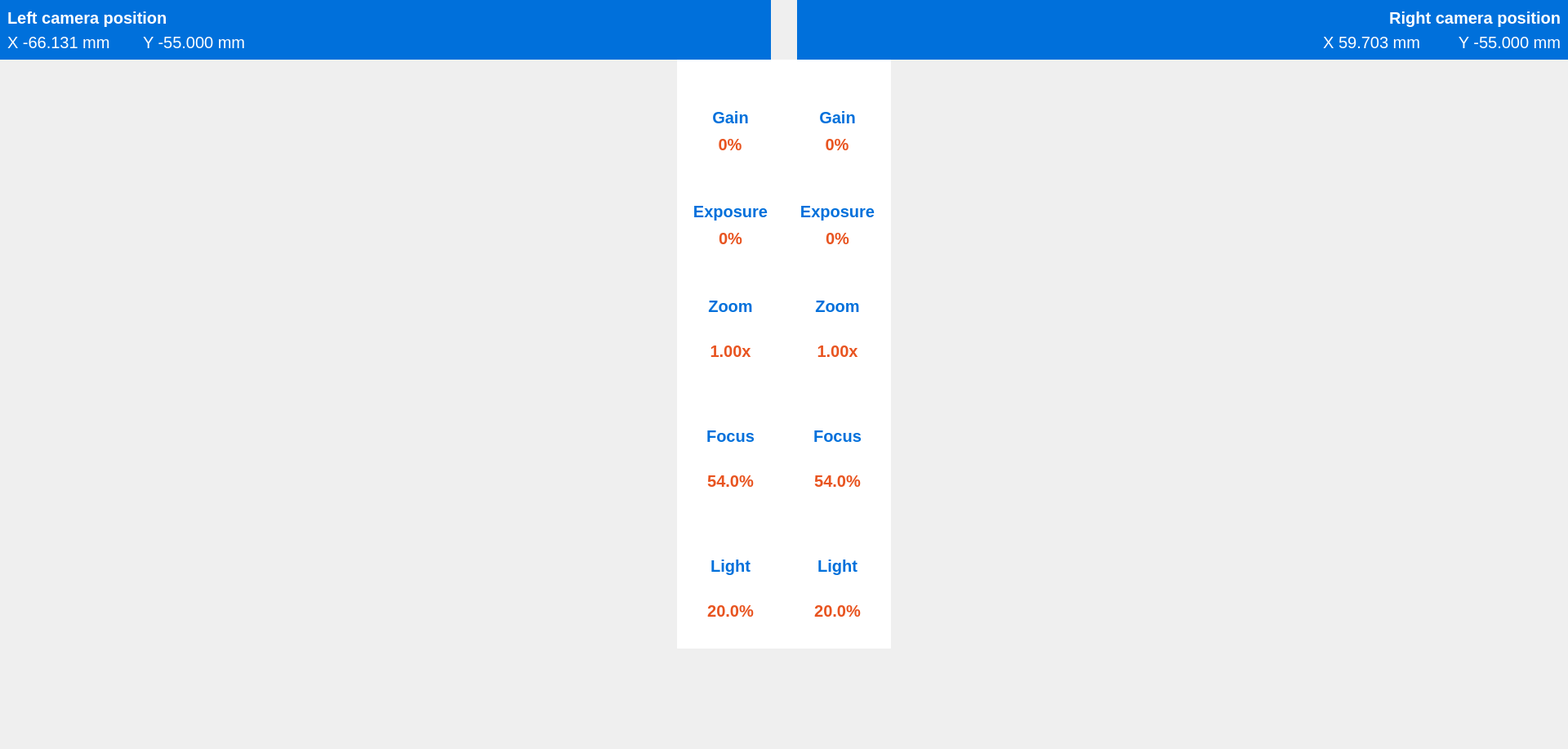
<?xml version="1.0" encoding="UTF-8"?>
<ui version="4.0">
 <class>VisualisationView</class>
 <widget class="QWidget" name="VisualisationView">
  <property name="geometry">
   <rect>
    <x>0</x>
    <y>0</y>
    <width>1920</width>
    <height>917</height>
   </rect>
  </property>
  <property name="styleSheet">
   <string notr="true">QCheckBox::indicator {
    width: 0px;
    height: 0px;
    border: none;
    background: none;
}

QPushButton#configCamLeftBtn:checked {
    qproperty-icon: url(:/icons/cam-settings-righ-checked.svg);
}</string>
  </property>
  <layout class="QVBoxLayout" name="verticalLayout">
   <property name="spacing">
    <number>0</number>
   </property>
   <property name="sizeConstraint">
    <enum>QLayout::SizeConstraint::SetDefaultConstraint</enum>
   </property>
   <property name="leftMargin">
    <number>0</number>
   </property>
   <property name="topMargin">
    <number>0</number>
   </property>
   <property name="rightMargin">
    <number>0</number>
   </property>
   <property name="bottomMargin">
    <number>0</number>
   </property>
   <item>
    <layout class="QGridLayout" name="gridLayout" rowstretch="8,92">
     <property name="spacing">
      <number>0</number>
     </property>
     <item row="0" column="0">
      <layout class="QHBoxLayout" name="horizontalLayout">
       <property name="spacing">
        <number>0</number>
       </property>
       <item>
        <widget class="QWidget" name="widget_8" native="true">
         <property name="styleSheet">
          <string notr="true">background-color: #0070DB;
color: #fff;
font-size: 20px;</string>
         </property>
         <layout class="QVBoxLayout" name="verticalLayout_4">
          <item>
           <widget class="QLabel" name="label_4">
            <property name="font">
             <font>
              <pointsize>-1</pointsize>
              <bold>true</bold>
             </font>
            </property>
            <property name="styleSheet">
             <string notr="true"/>
            </property>
            <property name="text">
             <string>Left camera position</string>
            </property>
            <property name="alignment">
             <set>Qt::AlignmentFlag::AlignBottom|Qt::AlignmentFlag::AlignLeading|Qt::AlignmentFlag::AlignLeft</set>
            </property>
           </widget>
          </item>
          <item>
           <layout class="QHBoxLayout" name="horizontalLayout_3">
            <property name="spacing">
             <number>0</number>
            </property>
            <item>
             <widget class="QLabel" name="label_5">
              <property name="sizePolicy">
               <sizepolicy hsizetype="Fixed" vsizetype="Preferred">
                <horstretch>0</horstretch>
                <verstretch>0</verstretch>
               </sizepolicy>
              </property>
              <property name="text">
               <string>X -66.131 mm</string>
              </property>
             </widget>
            </item>
            <item>
             <spacer name="horizontalSpacer">
              <property name="orientation">
               <enum>Qt::Orientation::Horizontal</enum>
              </property>
              <property name="sizeType">
               <enum>QSizePolicy::Policy::Fixed</enum>
              </property>
              <property name="sizeHint" stdset="0">
               <size>
                <width>40</width>
                <height>20</height>
               </size>
              </property>
             </spacer>
            </item>
            <item>
             <widget class="QLabel" name="label_6">
              <property name="text">
               <string>Y -55.000 mm</string>
              </property>
             </widget>
            </item>
           </layout>
          </item>
         </layout>
        </widget>
       </item>
       <item>
        <widget class="QCheckBox" name="configCamLeftCheck">
         <property name="sizePolicy">
          <sizepolicy hsizetype="Fixed" vsizetype="Fixed">
           <horstretch>0</horstretch>
           <verstretch>0</verstretch>
          </sizepolicy>
         </property>
         <property name="toolTip">
          <string notr="true"/>
         </property>
         <property name="text">
          <string/>
         </property>
         <property name="icon">
          <iconset resource="../../resources.qrc">
           <normaloff>:/icons/cam-settings-left.svg</normaloff>
           <normalon>:/icons/cam-settings-righ-checked.svg</normalon>
           <disabledoff>:/icons/cam-settings-righ-checked.svg</disabledoff>
           <disabledon>:/icons/cam-settings-righ-checked.svg</disabledon>
           <activeoff>:/icons/cam-settings-righ-checked.svg</activeoff>
           <activeon>:/icons/cam-settings-righ-checked.svg</activeon>
           <selectedoff>:/icons/cam-settings-righ-checked.svg</selectedoff>
           <selectedon>:/icons/cam-settings-righ-checked.svg</selectedon>:/icons/cam-settings-left.svg</iconset>
         </property>
         <property name="iconSize">
          <size>
           <width>105</width>
           <height>70</height>
          </size>
         </property>
         <property name="shortcut">
          <string/>
         </property>
         <property name="checkable">
          <bool>true</bool>
         </property>
         <property name="checked">
          <bool>false</bool>
         </property>
         <property name="tristate">
          <bool>false</bool>
         </property>
        </widget>
       </item>
       <item>
        <spacer name="hSpacerCamLeft">
         <property name="orientation">
          <enum>Qt::Orientation::Horizontal</enum>
         </property>
         <property name="sizeType">
          <enum>QSizePolicy::Policy::Fixed</enum>
         </property>
         <property name="sizeHint" stdset="0">
          <size>
           <width>10</width>
           <height>20</height>
          </size>
         </property>
        </spacer>
       </item>
      </layout>
     </item>
     <item row="0" column="1">
      <layout class="QHBoxLayout" name="horizontalLayout_2">
       <property name="spacing">
        <number>0</number>
       </property>
       <item>
        <spacer name="hSpacerCamRight">
         <property name="orientation">
          <enum>Qt::Orientation::Horizontal</enum>
         </property>
         <property name="sizeType">
          <enum>QSizePolicy::Policy::Fixed</enum>
         </property>
         <property name="sizeHint" stdset="0">
          <size>
           <width>10</width>
           <height>20</height>
          </size>
         </property>
        </spacer>
       </item>
       <item>
        <widget class="QCheckBox" name="configCamRightCheck">
         <property name="sizePolicy">
          <sizepolicy hsizetype="Fixed" vsizetype="Fixed">
           <horstretch>0</horstretch>
           <verstretch>0</verstretch>
          </sizepolicy>
         </property>
         <property name="styleSheet">
          <string notr="true">:checked {
    qproperty-icon: url(:/icons/cam-settings-righ-checked.svg);
}</string>
         </property>
         <property name="text">
          <string/>
         </property>
         <property name="icon">
          <iconset resource="../../resources.qrc">
           <normaloff>:/icons/cam-settings-righ.svg</normaloff>
           <normalon>:/icons/cam-settings-left-checked.svg</normalon>:/icons/cam-settings-righ.svg</iconset>
         </property>
         <property name="iconSize">
          <size>
           <width>105</width>
           <height>70</height>
          </size>
         </property>
        </widget>
       </item>
       <item>
        <widget class="QWidget" name="widget_7" native="true">
         <property name="styleSheet">
          <string notr="true">background-color: #0070DB;
color: #fff;
font-size: 20px;</string>
         </property>
         <layout class="QVBoxLayout" name="verticalLayout_3">
          <item>
           <widget class="QLabel" name="label_3">
            <property name="font">
             <font>
              <pointsize>-1</pointsize>
              <bold>true</bold>
             </font>
            </property>
            <property name="styleSheet">
             <string notr="true"/>
            </property>
            <property name="text">
             <string>Right camera position</string>
            </property>
            <property name="alignment">
             <set>Qt::AlignmentFlag::AlignBottom|Qt::AlignmentFlag::AlignRight|Qt::AlignmentFlag::AlignTrailing</set>
            </property>
           </widget>
          </item>
          <item>
           <layout class="QHBoxLayout" name="horizontalLayout_4">
            <item>
             <widget class="QLabel" name="label_8">
              <property name="text">
               <string>X 59.703 mm</string>
              </property>
              <property name="alignment">
               <set>Qt::AlignmentFlag::AlignRight|Qt::AlignmentFlag::AlignTrailing|Qt::AlignmentFlag::AlignVCenter</set>
              </property>
             </widget>
            </item>
            <item>
             <spacer name="horizontalSpacer_2">
              <property name="orientation">
               <enum>Qt::Orientation::Horizontal</enum>
              </property>
              <property name="sizeType">
               <enum>QSizePolicy::Policy::Fixed</enum>
              </property>
              <property name="sizeHint" stdset="0">
               <size>
                <width>40</width>
                <height>20</height>
               </size>
              </property>
             </spacer>
            </item>
            <item>
             <widget class="QLabel" name="label_7">
              <property name="sizePolicy">
               <sizepolicy hsizetype="Fixed" vsizetype="Preferred">
                <horstretch>0</horstretch>
                <verstretch>0</verstretch>
               </sizepolicy>
              </property>
              <property name="text">
               <string>Y -55.000 mm</string>
              </property>
              <property name="alignment">
               <set>Qt::AlignmentFlag::AlignRight|Qt::AlignmentFlag::AlignTrailing|Qt::AlignmentFlag::AlignVCenter</set>
              </property>
             </widget>
            </item>
           </layout>
          </item>
         </layout>
        </widget>
       </item>
      </layout>
     </item>
     <item row="1" column="0">
      <widget class="QWidget" name="visioLeft" native="true">
       <property name="styleSheet">
        <string notr="true">QPushButton {
border: 0px solid;
}</string>
       </property>
       <widget class="NavButton" name="moveCamLeft" native="true">
        <property name="geometry">
         <rect>
          <x>70</x>
          <y>600</y>
          <width>90</width>
          <height>90</height>
         </rect>
        </property>
       </widget>
       <widget class="NavButton" name="speedCamLeft" native="true">
        <property name="geometry">
         <rect>
          <x>420</x>
          <y>600</y>
          <width>90</width>
          <height>90</height>
         </rect>
        </property>
       </widget>
       <widget class="NavButton" name="pickUpLeft" native="true">
        <property name="geometry">
         <rect>
          <x>540</x>
          <y>600</y>
          <width>90</width>
          <height>90</height>
         </rect>
        </property>
       </widget>
       <widget class="NavButton" name="gotoLeft" native="true">
        <property name="geometry">
         <rect>
          <x>670</x>
          <y>600</y>
          <width>90</width>
          <height>90</height>
         </rect>
        </property>
       </widget>
       <widget class="QFrame" name="configCamLeftFrame">
        <property name="geometry">
         <rect>
          <x>829</x>
          <y>0</y>
          <width>131</width>
          <height>721</height>
         </rect>
        </property>
        <property name="styleSheet">
         <string notr="true">background-color: #fff;</string>
        </property>
        <layout class="QVBoxLayout" name="verticalLayout_2">
         <item>
          <widget class="QLabel" name="label">
           <property name="styleSheet">
            <string notr="true">color: #0070DB;
font-size: 20px;
font-weight: 700;</string>
           </property>
           <property name="text">
            <string>Gain</string>
           </property>
           <property name="alignment">
            <set>Qt::AlignmentFlag::AlignBottom|Qt::AlignmentFlag::AlignHCenter</set>
           </property>
          </widget>
         </item>
         <item>
          <layout class="QHBoxLayout" name="horizontalLayout_5">
           <property name="spacing">
            <number>1</number>
           </property>
           <item>
            <widget class="QPushButton" name="pushButton">
             <property name="sizePolicy">
              <sizepolicy hsizetype="Fixed" vsizetype="Fixed">
               <horstretch>0</horstretch>
               <verstretch>0</verstretch>
              </sizepolicy>
             </property>
             <property name="maximumSize">
              <size>
               <width>30</width>
               <height>30</height>
              </size>
             </property>
             <property name="styleSheet">
              <string notr="true"/>
             </property>
             <property name="text">
              <string/>
             </property>
             <property name="icon">
              <iconset resource="../../resources.qrc">
               <normaloff>:/icons/moins-wafer-circle.svg</normaloff>:/icons/moins-wafer-circle.svg</iconset>
             </property>
             <property name="iconSize">
              <size>
               <width>30</width>
               <height>30</height>
              </size>
             </property>
            </widget>
           </item>
           <item>
            <widget class="QLabel" name="label_15">
             <property name="sizePolicy">
              <sizepolicy hsizetype="Fixed" vsizetype="Fixed">
               <horstretch>0</horstretch>
               <verstretch>0</verstretch>
              </sizepolicy>
             </property>
             <property name="maximumSize">
              <size>
               <width>50</width>
               <height>50</height>
              </size>
             </property>
             <property name="styleSheet">
              <string notr="true">color: #E85420;
font-size: 20px;
font-weight: 700;</string>
             </property>
             <property name="text">
              <string>0%</string>
             </property>
             <property name="alignment">
              <set>Qt::AlignmentFlag::AlignCenter</set>
             </property>
            </widget>
           </item>
           <item>
            <widget class="QPushButton" name="pushButton_2">
             <property name="sizePolicy">
              <sizepolicy hsizetype="Fixed" vsizetype="Fixed">
               <horstretch>0</horstretch>
               <verstretch>0</verstretch>
              </sizepolicy>
             </property>
             <property name="maximumSize">
              <size>
               <width>30</width>
               <height>30</height>
              </size>
             </property>
             <property name="text">
              <string/>
             </property>
             <property name="icon">
              <iconset resource="../../resources.qrc">
               <normaloff>:/icons/plus-wafer-circle.svg</normaloff>:/icons/plus-wafer-circle.svg</iconset>
             </property>
             <property name="iconSize">
              <size>
               <width>30</width>
               <height>30</height>
              </size>
             </property>
            </widget>
           </item>
          </layout>
         </item>
         <item>
          <widget class="QLabel" name="label_2">
           <property name="styleSheet">
            <string notr="true">color: #0070DB;
font-size: 20px;
font-weight: 700;</string>
           </property>
           <property name="text">
            <string>Exposure</string>
           </property>
           <property name="alignment">
            <set>Qt::AlignmentFlag::AlignBottom|Qt::AlignmentFlag::AlignHCenter</set>
           </property>
          </widget>
         </item>
         <item>
          <layout class="QHBoxLayout" name="horizontalLayout_6">
           <item>
            <widget class="QPushButton" name="pushButton_4">
             <property name="sizePolicy">
              <sizepolicy hsizetype="Fixed" vsizetype="Fixed">
               <horstretch>0</horstretch>
               <verstretch>0</verstretch>
              </sizepolicy>
             </property>
             <property name="maximumSize">
              <size>
               <width>30</width>
               <height>30</height>
              </size>
             </property>
             <property name="text">
              <string/>
             </property>
             <property name="icon">
              <iconset resource="../../resources.qrc">
               <normaloff>:/icons/moins-wafer-circle.svg</normaloff>:/icons/moins-wafer-circle.svg</iconset>
             </property>
             <property name="iconSize">
              <size>
               <width>30</width>
               <height>30</height>
              </size>
             </property>
            </widget>
           </item>
           <item>
            <widget class="QLabel" name="label_16">
             <property name="sizePolicy">
              <sizepolicy hsizetype="Fixed" vsizetype="Fixed">
               <horstretch>0</horstretch>
               <verstretch>0</verstretch>
              </sizepolicy>
             </property>
             <property name="maximumSize">
              <size>
               <width>50</width>
               <height>50</height>
              </size>
             </property>
             <property name="styleSheet">
              <string notr="true">color: #E85420;
font-size: 20px;
font-weight: 700;</string>
             </property>
             <property name="text">
              <string>0%</string>
             </property>
             <property name="alignment">
              <set>Qt::AlignmentFlag::AlignCenter</set>
             </property>
            </widget>
           </item>
           <item>
            <widget class="QPushButton" name="pushButton_3">
             <property name="sizePolicy">
              <sizepolicy hsizetype="Fixed" vsizetype="Fixed">
               <horstretch>0</horstretch>
               <verstretch>0</verstretch>
              </sizepolicy>
             </property>
             <property name="maximumSize">
              <size>
               <width>30</width>
               <height>30</height>
              </size>
             </property>
             <property name="text">
              <string/>
             </property>
             <property name="icon">
              <iconset resource="../../resources.qrc">
               <normaloff>:/icons/plus-wafer-circle.svg</normaloff>:/icons/plus-wafer-circle.svg</iconset>
             </property>
             <property name="iconSize">
              <size>
               <width>30</width>
               <height>30</height>
              </size>
             </property>
            </widget>
           </item>
          </layout>
         </item>
         <item>
          <widget class="QLabel" name="label_9">
           <property name="styleSheet">
            <string notr="true">color: #0070DB;
font-size: 20px;
font-weight: 700;</string>
           </property>
           <property name="text">
            <string>Zoom</string>
           </property>
           <property name="alignment">
            <set>Qt::AlignmentFlag::AlignBottom|Qt::AlignmentFlag::AlignHCenter</set>
           </property>
          </widget>
         </item>
         <item>
          <widget class="QLabel" name="label_10">
           <property name="styleSheet">
            <string notr="true">color: #E85420;
font-size: 20px;
font-weight: 700;</string>
           </property>
           <property name="text">
            <string>1.00x</string>
           </property>
           <property name="alignment">
            <set>Qt::AlignmentFlag::AlignCenter</set>
           </property>
          </widget>
         </item>
         <item>
          <widget class="QLabel" name="label_11">
           <property name="styleSheet">
            <string notr="true">color: #0070DB;
font-size: 20px;
font-weight: 700;</string>
           </property>
           <property name="text">
            <string>Focus</string>
           </property>
           <property name="alignment">
            <set>Qt::AlignmentFlag::AlignBottom|Qt::AlignmentFlag::AlignHCenter</set>
           </property>
          </widget>
         </item>
         <item>
          <widget class="QLabel" name="label_12">
           <property name="styleSheet">
            <string notr="true">color: #E85420;
font-size: 20px;
font-weight: 700;</string>
           </property>
           <property name="text">
            <string>54.0%</string>
           </property>
           <property name="alignment">
            <set>Qt::AlignmentFlag::AlignCenter</set>
           </property>
          </widget>
         </item>
         <item>
          <widget class="QLabel" name="label_13">
           <property name="styleSheet">
            <string notr="true">color: #0070DB;
font-size: 20px;
font-weight: 700;</string>
           </property>
           <property name="text">
            <string>Light</string>
           </property>
           <property name="alignment">
            <set>Qt::AlignmentFlag::AlignBottom|Qt::AlignmentFlag::AlignHCenter</set>
           </property>
          </widget>
         </item>
         <item>
          <widget class="QLabel" name="label_14">
           <property name="styleSheet">
            <string notr="true">color: #E85420;
font-size: 20px;
font-weight: 700;</string>
           </property>
           <property name="text">
            <string>20.0%</string>
           </property>
           <property name="alignment">
            <set>Qt::AlignmentFlag::AlignCenter</set>
           </property>
          </widget>
         </item>
        </layout>
       </widget>
      </widget>
     </item>
     <item row="1" column="1">
      <widget class="QWidget" name="visioRight" native="true">
       <property name="styleSheet">
        <string notr="true">QPushButton {
border: 0px solid;
}</string>
       </property>
       <widget class="NavButton" name="gotoRight" native="true">
        <property name="geometry">
         <rect>
          <x>230</x>
          <y>600</y>
          <width>90</width>
          <height>90</height>
         </rect>
        </property>
        <property name="styleSheet">
         <string notr="true"/>
        </property>
       </widget>
       <widget class="NavButton" name="pickUpRight" native="true">
        <property name="geometry">
         <rect>
          <x>360</x>
          <y>600</y>
          <width>90</width>
          <height>90</height>
         </rect>
        </property>
       </widget>
       <widget class="NavButton" name="speedCamRight" native="true">
        <property name="geometry">
         <rect>
          <x>490</x>
          <y>600</y>
          <width>90</width>
          <height>90</height>
         </rect>
        </property>
       </widget>
       <widget class="NavButton" name="moveCamRight" native="true">
        <property name="geometry">
         <rect>
          <x>830</x>
          <y>600</y>
          <width>90</width>
          <height>90</height>
         </rect>
        </property>
       </widget>
       <widget class="QFrame" name="configCamRightFrame">
        <property name="geometry">
         <rect>
          <x>0</x>
          <y>0</y>
          <width>131</width>
          <height>721</height>
         </rect>
        </property>
        <property name="styleSheet">
         <string notr="true">background-color: #fff;</string>
        </property>
        <layout class="QVBoxLayout" name="verticalLayout_5">
         <item>
          <widget class="QLabel" name="label_17">
           <property name="styleSheet">
            <string notr="true">color: #0070DB;
font-size: 20px;
font-weight: 700;</string>
           </property>
           <property name="text">
            <string>Gain</string>
           </property>
           <property name="alignment">
            <set>Qt::AlignmentFlag::AlignBottom|Qt::AlignmentFlag::AlignHCenter</set>
           </property>
          </widget>
         </item>
         <item>
          <layout class="QHBoxLayout" name="horizontalLayout_7">
           <property name="spacing">
            <number>1</number>
           </property>
           <item>
            <widget class="QPushButton" name="pushButton_5">
             <property name="sizePolicy">
              <sizepolicy hsizetype="Fixed" vsizetype="Fixed">
               <horstretch>0</horstretch>
               <verstretch>0</verstretch>
              </sizepolicy>
             </property>
             <property name="maximumSize">
              <size>
               <width>30</width>
               <height>30</height>
              </size>
             </property>
             <property name="text">
              <string/>
             </property>
             <property name="icon">
              <iconset resource="../../resources.qrc">
               <normaloff>:/icons/moins-wafer-circle.svg</normaloff>:/icons/moins-wafer-circle.svg</iconset>
             </property>
             <property name="iconSize">
              <size>
               <width>30</width>
               <height>30</height>
              </size>
             </property>
            </widget>
           </item>
           <item>
            <widget class="QLabel" name="label_18">
             <property name="sizePolicy">
              <sizepolicy hsizetype="Fixed" vsizetype="Fixed">
               <horstretch>0</horstretch>
               <verstretch>0</verstretch>
              </sizepolicy>
             </property>
             <property name="maximumSize">
              <size>
               <width>50</width>
               <height>50</height>
              </size>
             </property>
             <property name="styleSheet">
              <string notr="true">color: #E85420;
font-size: 20px;
font-weight: 700;</string>
             </property>
             <property name="text">
              <string>0%</string>
             </property>
             <property name="alignment">
              <set>Qt::AlignmentFlag::AlignCenter</set>
             </property>
            </widget>
           </item>
           <item>
            <widget class="QPushButton" name="pushButton_6">
             <property name="sizePolicy">
              <sizepolicy hsizetype="Fixed" vsizetype="Fixed">
               <horstretch>0</horstretch>
               <verstretch>0</verstretch>
              </sizepolicy>
             </property>
             <property name="maximumSize">
              <size>
               <width>30</width>
               <height>30</height>
              </size>
             </property>
             <property name="text">
              <string/>
             </property>
             <property name="icon">
              <iconset resource="../../resources.qrc">
               <normaloff>:/icons/plus-wafer-circle.svg</normaloff>:/icons/plus-wafer-circle.svg</iconset>
             </property>
             <property name="iconSize">
              <size>
               <width>30</width>
               <height>30</height>
              </size>
             </property>
            </widget>
           </item>
          </layout>
         </item>
         <item>
          <widget class="QLabel" name="label_19">
           <property name="styleSheet">
            <string notr="true">color: #0070DB;
font-size: 20px;
font-weight: 700;</string>
           </property>
           <property name="text">
            <string>Exposure</string>
           </property>
           <property name="alignment">
            <set>Qt::AlignmentFlag::AlignBottom|Qt::AlignmentFlag::AlignHCenter</set>
           </property>
          </widget>
         </item>
         <item>
          <layout class="QHBoxLayout" name="horizontalLayout_8">
           <item>
            <widget class="QPushButton" name="pushButton_7">
             <property name="sizePolicy">
              <sizepolicy hsizetype="Fixed" vsizetype="Fixed">
               <horstretch>0</horstretch>
               <verstretch>0</verstretch>
              </sizepolicy>
             </property>
             <property name="maximumSize">
              <size>
               <width>30</width>
               <height>30</height>
              </size>
             </property>
             <property name="text">
              <string/>
             </property>
             <property name="icon">
              <iconset resource="../../resources.qrc">
               <normaloff>:/icons/moins-wafer-circle.svg</normaloff>:/icons/moins-wafer-circle.svg</iconset>
             </property>
             <property name="iconSize">
              <size>
               <width>30</width>
               <height>30</height>
              </size>
             </property>
            </widget>
           </item>
           <item>
            <widget class="QLabel" name="label_20">
             <property name="sizePolicy">
              <sizepolicy hsizetype="Fixed" vsizetype="Fixed">
               <horstretch>0</horstretch>
               <verstretch>0</verstretch>
              </sizepolicy>
             </property>
             <property name="maximumSize">
              <size>
               <width>50</width>
               <height>50</height>
              </size>
             </property>
             <property name="styleSheet">
              <string notr="true">color: #E85420;
font-size: 20px;
font-weight: 700;</string>
             </property>
             <property name="text">
              <string>0%</string>
             </property>
             <property name="alignment">
              <set>Qt::AlignmentFlag::AlignCenter</set>
             </property>
            </widget>
           </item>
           <item>
            <widget class="QPushButton" name="pushButton_8">
             <property name="sizePolicy">
              <sizepolicy hsizetype="Fixed" vsizetype="Fixed">
               <horstretch>0</horstretch>
               <verstretch>0</verstretch>
              </sizepolicy>
             </property>
             <property name="maximumSize">
              <size>
               <width>30</width>
               <height>30</height>
              </size>
             </property>
             <property name="text">
              <string/>
             </property>
             <property name="icon">
              <iconset resource="../../resources.qrc">
               <normaloff>:/icons/plus-wafer-circle.svg</normaloff>:/icons/plus-wafer-circle.svg</iconset>
             </property>
             <property name="iconSize">
              <size>
               <width>30</width>
               <height>30</height>
              </size>
             </property>
            </widget>
           </item>
          </layout>
         </item>
         <item>
          <widget class="QLabel" name="label_21">
           <property name="styleSheet">
            <string notr="true">color: #0070DB;
font-size: 20px;
font-weight: 700;</string>
           </property>
           <property name="text">
            <string>Zoom</string>
           </property>
           <property name="alignment">
            <set>Qt::AlignmentFlag::AlignBottom|Qt::AlignmentFlag::AlignHCenter</set>
           </property>
          </widget>
         </item>
         <item>
          <widget class="QLabel" name="label_22">
           <property name="styleSheet">
            <string notr="true">color: #E85420;
font-size: 20px;
font-weight: 700;</string>
           </property>
           <property name="text">
            <string>1.00x</string>
           </property>
           <property name="alignment">
            <set>Qt::AlignmentFlag::AlignCenter</set>
           </property>
          </widget>
         </item>
         <item>
          <widget class="QLabel" name="label_23">
           <property name="styleSheet">
            <string notr="true">color: #0070DB;
font-size: 20px;
font-weight: 700;</string>
           </property>
           <property name="text">
            <string>Focus</string>
           </property>
           <property name="alignment">
            <set>Qt::AlignmentFlag::AlignBottom|Qt::AlignmentFlag::AlignHCenter</set>
           </property>
          </widget>
         </item>
         <item>
          <widget class="QLabel" name="label_24">
           <property name="styleSheet">
            <string notr="true">color: #E85420;
font-size: 20px;
font-weight: 700;</string>
           </property>
           <property name="text">
            <string>54.0%</string>
           </property>
           <property name="alignment">
            <set>Qt::AlignmentFlag::AlignCenter</set>
           </property>
          </widget>
         </item>
         <item>
          <widget class="QLabel" name="label_25">
           <property name="styleSheet">
            <string notr="true">color: #0070DB;
font-size: 20px;
font-weight: 700;</string>
           </property>
           <property name="text">
            <string>Light</string>
           </property>
           <property name="alignment">
            <set>Qt::AlignmentFlag::AlignBottom|Qt::AlignmentFlag::AlignHCenter</set>
           </property>
          </widget>
         </item>
         <item>
          <widget class="QLabel" name="label_26">
           <property name="styleSheet">
            <string notr="true">color: #E85420;
font-size: 20px;
font-weight: 700;</string>
           </property>
           <property name="text">
            <string>20.0%</string>
           </property>
           <property name="alignment">
            <set>Qt::AlignmentFlag::AlignCenter</set>
           </property>
          </widget>
         </item>
        </layout>
       </widget>
      </widget>
     </item>
    </layout>
   </item>
  </layout>
 </widget>
 <customwidgets>
  <customwidget>
   <class>NavButton</class>
   <extends>QWidget</extends>
   <header location="global">Views/Components/NavButton.h</header>
   <container>1</container>
  </customwidget>
 </customwidgets>
 <resources>
  <include location="../../resources.qrc"/>
 </resources>
 <connections/>
</ui>
